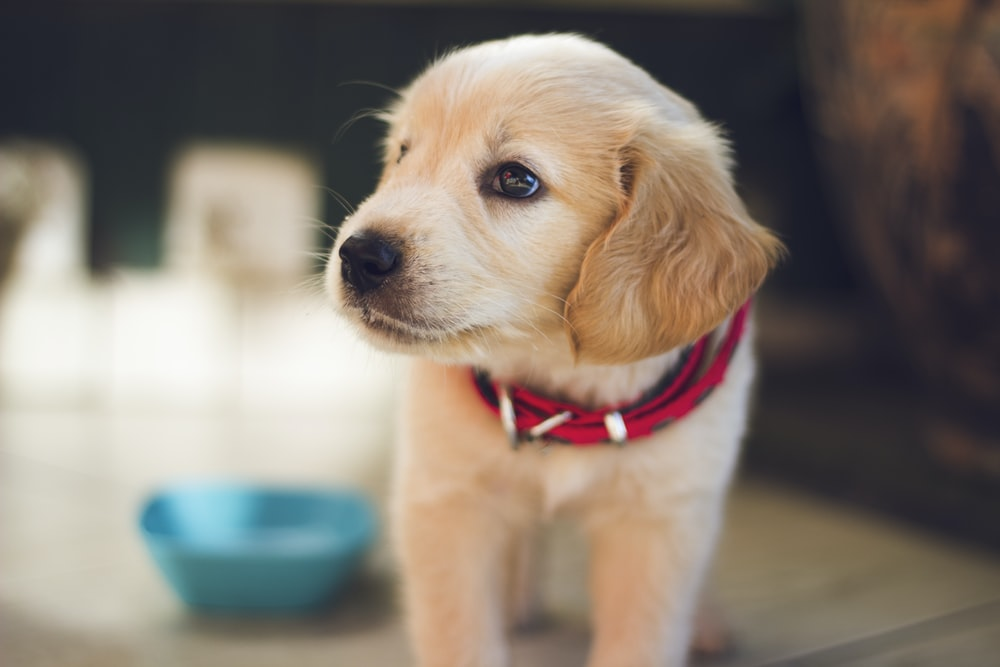
#> input picture dog.jpg, 1000 x 667 px
$ python t3.py
#> lines starting #> are read from the running program, lines starting #| are printed output that depends on the picture
import cv2
#reading image
image = cv2.imread("dog.jpg")
#> image is the input picture: shape (667, 1000, 3); mean B, G, R 111.7, 122.1, 132.3

#converting BGR image to grayscale
gray_image = cv2.cvtColor(image, cv2.COLOR_BGR2GRAY)
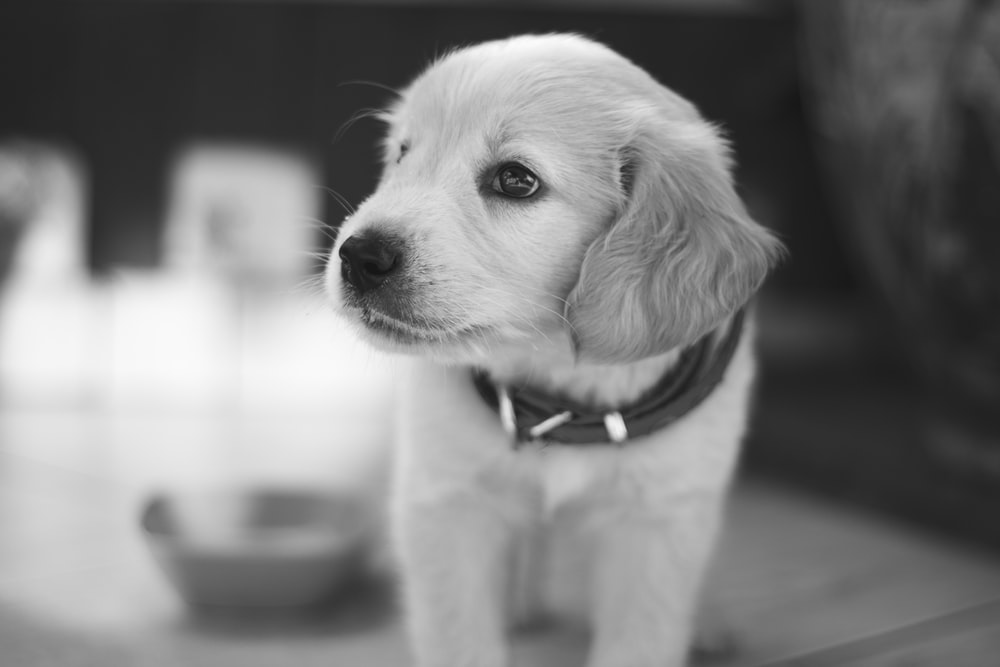
#> gray_image: shape (667, 1000); min 20, max 251, mean 124
inverted_image = 255 - gray_image
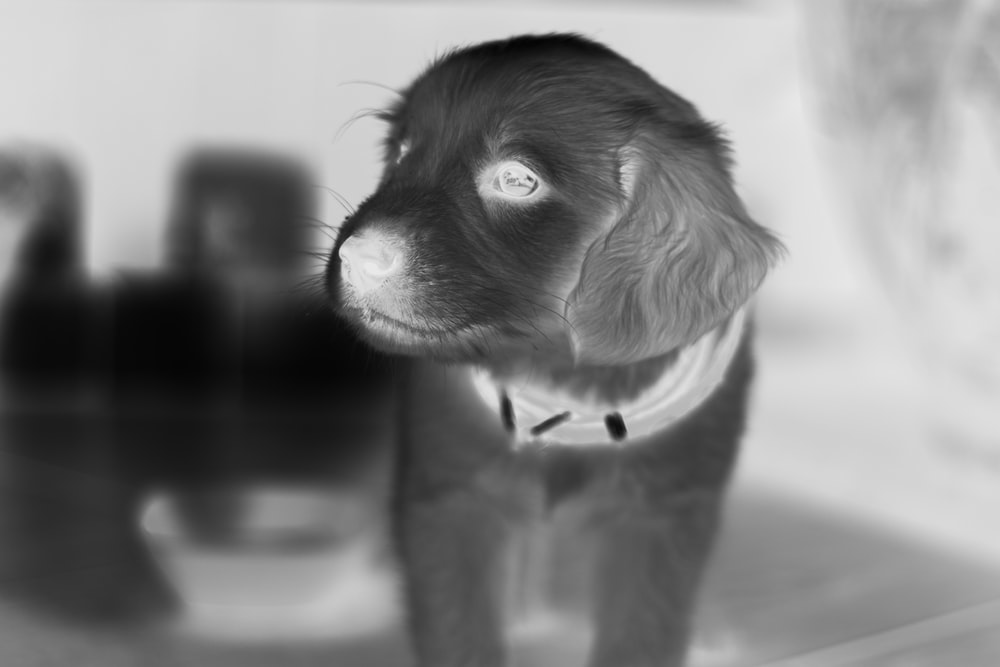
#> inverted_image: shape (667, 1000); min 4, max 235, mean 131
blurred = cv2.GaussianBlur(inverted_image, (21, 21), 0)
inverted_blurred = 255 - blurred
pencil_sketch = cv2.divide(gray_image, inverted_blurred, scale=256.0)
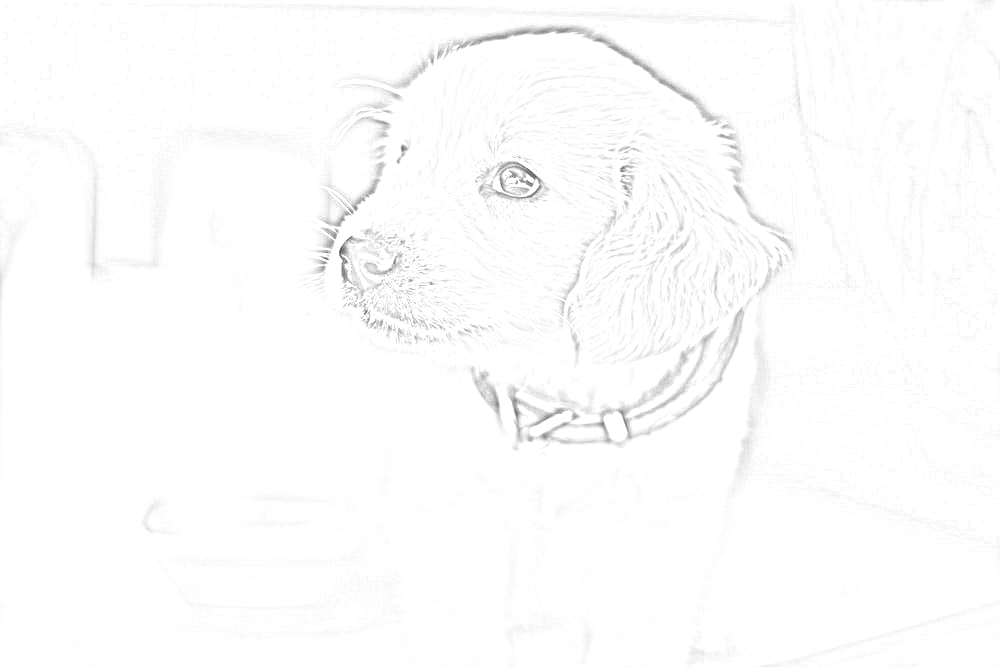
#> pencil_sketch: shape (667, 1000); min 78, max 255, mean 252.6
cv2.imshow("Original Image", image)
cv2.imshow("Pencil Sketch of Dog", pencil_sketch)
cv2.waitKey(0)
